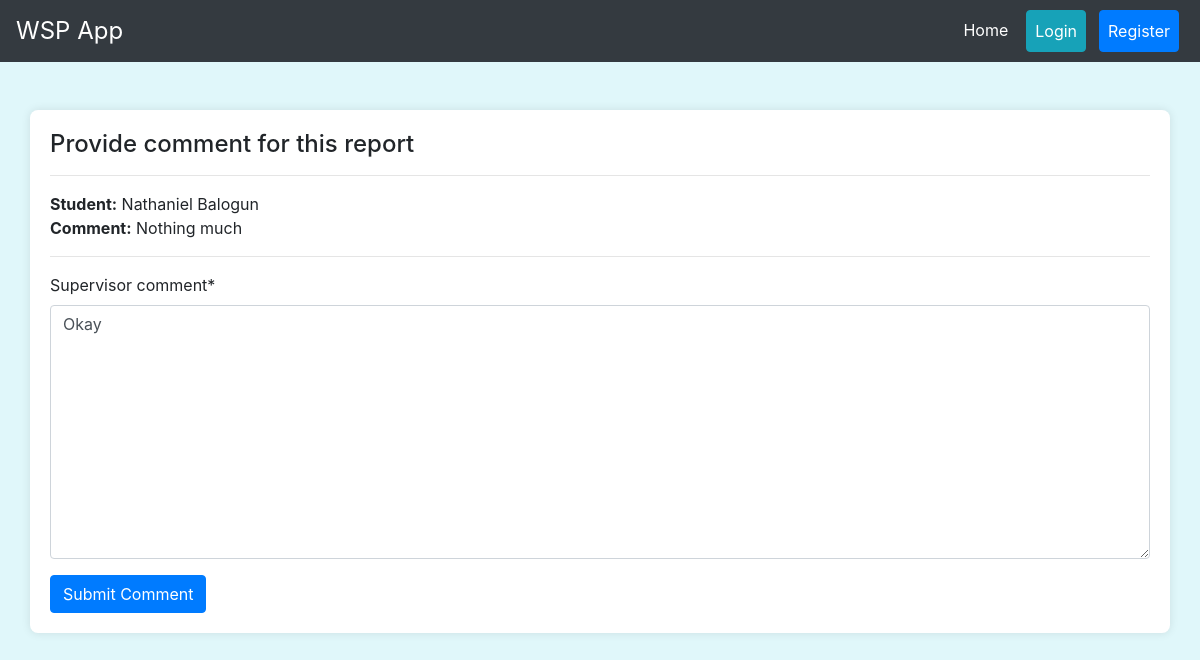
Screenshot of /supervisor/work-status/4/ with the database file from the repository.
### workapp/models.py (models this page shows, shortened)
class WorkStatus(models.Model):
    application = models.ForeignKey(StudentApplication, on_delete=models.CASCADE, related_name='work_statuses', null=True)
    date = models.DateField()
    day = models.CharField(max_length=20, null=True)
    start_time = models.CharField(max_length=20, null=True)
    end_time = models.CharField(max_length=20, null=True)
    supervisor_name = models.CharField(max_length=50, null=True)
    student_checked = models.BooleanField(default=False)
    supervisor_approval = models.BooleanField(default=False)
    comments = models.TextField(null=True, blank=True)
    supervisor_comment = models.TextField(null=True)
    class Meta:
        ordering = ['date']

class StudentApplication(models.Model):
    student = models.ForeignKey(User, on_delete=models.CASCADE, related_name='applications', null=True)
    posting_place = models.ForeignKey(PostingPlace, on_delete=models.CASCADE)
    STATUS_CHOICES = [
        ('pending', 'Pending'),
        ('approved', 'Approved'),
        ('rejected', 'Rejected'),
    ]
    status = models.CharField(max_length=10, choices=STATUS_CHOICES, default='pending')
    supervisor_status = models.CharField(max_length=10, null=True, choices=STATUS_CHOICES, default='pending')
    director_approval = models.BooleanField(default=False)
    supervisor_approval = models.BooleanField(default=False, null=True)
    work_completed = models.BooleanField(default=False, null=True, blank=True)
    payment_status = models.BooleanField(default=False, null=True, blank=True)
    payment_receipt = models.ImageField(upload_to='receipts/', default=default_receipt, null=True, blank=True)
    start_date = models.DateField(null=True, blank=True)
    end_date = models.DateField(null=True, blank=True)
    student_photo = models.ImageField(upload_to='student_photos/', default=default_student_photo, null=True, blank=True)
    hod_recommendation_letter = models.FileField(upload_to='hod_signatures/', default=default_hod_signature, null=True, blank=True)
    room_number = models.CharField(max_length=20, null=True, blank=True)
    cgpa = models.DecimalField(max_digits=4, decimal_places=2, null=True, blank=True)
    year_of_study = models.IntegerField(null=True, blank=True)
    reason_for_desiring_to_work = models.TextField(null=True, blank=True)
    signature = models.FileField(upload_to='signatures/', default=default_signature, null=True, blank=True)
    area_of_interest = models.CharField(max_length=255, null=True, blank=True)
    date_signed = models.DateField(null=True, blank=True)
    class Meta:
        ordering = [Case(
            When(status='pending', then=Value(0)),
            When(status='approved', then=Value(1)),
            When(status='rejected', then=Value(2)),
            output_field=IntegerField(),
        )]

class User(AbstractUser):
    ROLE_CHOICES = (
        ('student', 'Student'),
        ('director', 'Director'),
        ('supervisor', 'Supervisor'),
    )
    role = models.CharField(max_length=10, choices=ROLE_CHOICES)
    username = models.CharField(max_length=20, null=True, blank=True, unique=False, default='new_user')
    matric_number = models.CharField(max_length=20, null=True, blank=True, unique=True)
    staff_id = models.CharField(max_length=10, null=True, blank=True, unique=True)
    email = models.EmailField(null=True, blank=False, unique=True)
    department = models.CharField(max_length=100, null=True, blank=False)
    course_of_study = models.CharField(max_length=100, null=True, blank=False)
    faculty = models.CharField(max_length=100, null=True, blank=True, default='Science')
    specialization = models.CharField(max_length=100, null=True, blank=True)
    first_name = models.CharField(max_length=100)
    last_name = models.CharField(max_length=100)
    phone_number = models.CharField(max_length=12, null=True, blank=True, default='08012345678')
    contact_address = models.TextField(null=True, blank=True, default='Ogun State')
    date_of_birth = models.DateField(null=True, blank=True)
    GENDER_CHOICES = [
        ('M', 'Male'),
        ('F', 'Female')
    ]
    gender = models.CharField(max_length=1, choices=GENDER_CHOICES, null=True, blank=True)
    registration_date = models.DateField(default=date.today)
    class Meta:
        ordering = ['-registration_date']

### workapp/views.py (the view)
# urls.py: path('supervisor/work-status/<int:pk>/', views.supervisor_work_status_update, name='supervisor_work_status_update'),
def supervisor_work_status_update(request, pk):
    work_status = get_object_or_404(WorkStatus, pk=pk)
    if request.method == 'POST':
        form = SupervisorWorkStatusForm(request.POST, instance=work_status)
        if form.is_valid():
            form.save()
            messages.success(request, 'Work status updated successfully.')
            return redirect('dashboard')
    else:
        form = SupervisorWorkStatusForm(instance=work_status)
    return render(request, 'supervisor_work_status_update.html', {'form': form, 'work_status': work_status})

### workapp/forms.py
class SupervisorWorkStatusForm(forms.ModelForm):
    class Meta:
        model = WorkStatus
        fields = ['supervisor_comment']

### workapp/templates/supervisor_work_status_update.html (shortened to what this page needs)
{% extends 'base.html' %}
{% load crispy_forms_tags %}
{% block content %}
    <h4>Provide comment for this report</h4> <hr>
    <span><b>Student:</b> {{ work_status.application.student.first_name }} {{ work_status.application.student.last_name }}</span><br>
    <span><b>Comment:</b> {{ work_status.comments }}</span>
    </h4> <hr>
    <form method="post">
        {{ form|crispy }}
        <button type="submit" class="btn btn-primary">Submit Comment</button>
    </form>
{% endblock %}

### workapp/templates/base.html (style rules this page uses)
body { background-color: #e0f7fa; }

### rows the page displays
WorkStatus: application.student.first_name "Nathaniel", application.student.last_name "Balogun", comments "Nothing much", supervisor_comment "Okay"
